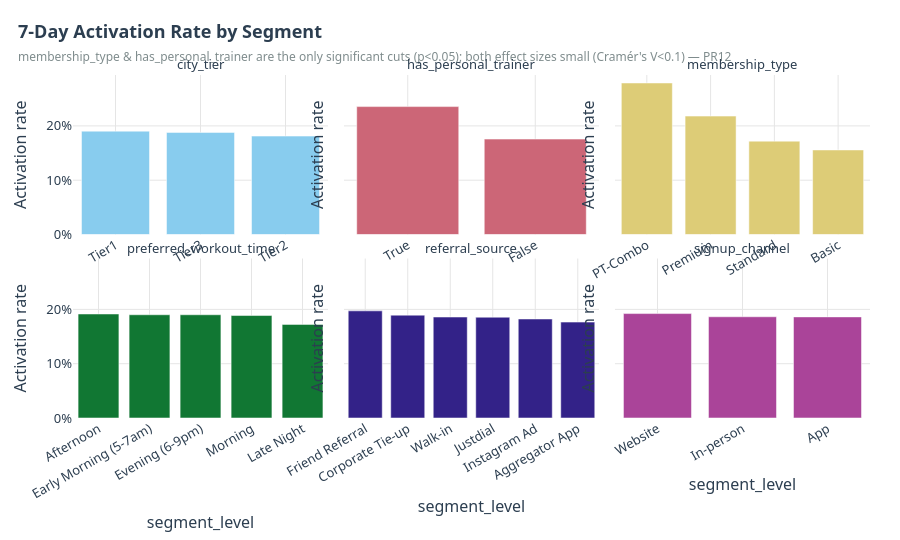

This figure's notebook cell:
### Code cell
# ── 13.4 Activation rate by segment — faceted interactive bar (PR12 root-cause segments) ──
segments = pd.read_csv(PROCESSED_DIR / "activation_segment_comparison.csv")
segments = segments.sort_values(["segment_col", "activation_rate"], ascending=[True, False])

fig = px.bar(
    segments, x="segment_level", y="activation_rate", color="segment_col",
    facet_col="segment_col", facet_col_wrap=3,
    category_orders={"segment_col": sorted(segments["segment_col"].unique())},
    color_discrete_sequence=px.colors.qualitative.Safe,
    hover_data={"members": ":,", "cramers_v": ":.3f", "p_value": ":.3f",
                "activation_rate": ":.1%", "segment_col": False},
)
fig.update_xaxes(matches=None, showticklabels=True, tickangle=-30)
fig.update_yaxes(tickformat=".0%", title="Activation rate")
fig.for_each_annotation(lambda a: a.update(text=a.text.split("=")[-1]))
apply_streakforge_theme(
    fig, "7-Day Activation Rate by Segment",
    "membership_type & has_personal_trainer are the only significant cuts (p<0.05); both effect sizes small (Cramér's V<0.1) — PR12",
    height=540,
)
fig.update_layout(showlegend=False)
fig.show()
save_interactive(fig, "pr13_activation_by_segment_interactive")

### Figure 1 — Plotly figure (JSON) as saved in the notebook; plotly's stock layout.template omitted (floating-point values rounded to 4 significant figures)
{"data": [{"customdata": [[10507, 0.0103, 0.4086, "city_tier"], [1660, 0.0103, 0.4086, "city_tier"], [4789, 0.0103, 0.4086, "city_tier"]], "hovertemplate": "segment_level=%{x}<br>activation_rate=%{y:.1%}<br>members=%{customdata[0]:,}<br>cramers_v=%{customdata[1]:.3f}<br>p_value=%{customdata[2]:.3f}<extra></extra>", "legendgroup": "city_tier", "marker": {"color": "rgb(136, 204, 238)", "pattern": {"shape": ""}}, "name": "city_tier", "orientation": "v", "showlegend": true, "textposition": "auto", "type": "bar", "x": ["Tier1", "Tier3", "Tier2"], "xaxis": "x4", "y": [0.1903, 0.188, 0.1812], "yaxis": "y4"}, {"customdata": [[3359, 0.0609, 0, "has_personal_trainer"], [13597, 0.0609, 0, "has_personal_trainer"]], "hovertemplate": "segment_level=%{x}<br>activation_rate=%{y:.1%}<br>members=%{customdata[0]:,}<br>cramers_v=%{customdata[1]:.3f}<br>p_value=%{customdata[2]:.3f}<extra></extra>", "legendgroup": "has_personal_trainer", "marker": {"color": "rgb(204, 102, 119)", "pattern": {"shape": ""}}, "name": "has_personal_trainer", "orientation": "v", "showlegend": true, "textposition": "auto", "type": "bar", "x": ["True", "False"], "xaxis": "x5", "y": [0.2355, 0.1757], "yaxis": "y5"}, {"customdata": [[1670, 0.0988, 0, "membership_type"], [4051, 0.0988, 0, "membership_type"], [5050, 0.0988, 0, "membership_type"], [6185, 0.0988, 0, "membership_type"]], "hovertemplate": "segment_level=%{x}<br>activation_rate=%{y:.1%}<br>members=%{customdata[0]:,}<br>cramers_v=%{customdata[1]:.3f}<br>p_value=%{customdata[2]:.3f}<extra></extra>", "legendgroup": "membership_type", "marker": {"color": "rgb(221, 204, 119)", "pattern": {"shape": ""}}, "name": "membership_type", "orientation": "v", "showlegend": true, "textposition": "auto", "type": "bar", "x": ["PT-Combo", "Premium", "Standard", "Basic"], "xaxis": "x6", "y": [0.279, 0.218, 0.1719, 0.1557], "yaxis": "y6"}, {"customdata": [[1619, 0.0156, 0.3881, "preferred_workout_time"], [3067, 0.0156, 0.3881, "preferred_workout_time"], [7054, 0.0156, 0.3881, "preferred_workout_time"], [2873, 0.0156, 0.3881, "preferred_workout_time"], [2343, 0.0156, 0.3881, "preferred_workout_time"]], "hovertemplate": "segment_level=%{x}<br>activation_rate=%{y:.1%}<br>members=%{customdata[0]:,}<br>cramers_v=%{customdata[1]:.3f}<br>p_value=%{customdata[2]:.3f}<extra></extra>", "legendgroup": "preferred_workout_time", "marker": {"color": "rgb(17, 119, 51)", "pattern": {"shape": ""}}, "name": "preferred_workout_time", "orientation": "v", "showlegend": true, "textposition": "auto", "type": "bar", "x": ["Afternoon", "Early Morning (5-7am)", "Evening (6-9pm)", "Morning", "Late Night"], "xaxis": "x", "y": [0.1915, 0.1901, 0.1901, 0.1887, 0.1724], "yaxis": "y"}, {"customdata": [[4085, 0.0159, 0.5079, "referral_source"], [1711, 0.0159, 0.5079, "referral_source"], [4750, 0.0159, 0.5079, "referral_source"], [1503, 0.0159, 0.5079, "referral_source"], [3752, 0.0159, 0.5079, "referral_source"], [1155, 0.0159, 0.5079, "referral_source"]], "hovertemplate": "segment_level=%{x}<br>activation_rate=%{y:.1%}<br>members=%{customdata[0]:,}<br>cramers_v=%{customdata[1]:.3f}<br>p_value=%{customdata[2]:.3f}<extra></extra>", "legendgroup": "referral_source", "marker": {"color": "rgb(51, 34, 136)", "pattern": {"shape": ""}}, "name": "referral_source", "orientation": "v", "showlegend": true, "textposition": "auto", "type": "bar", "x": ["Friend Referral", "Corporate Tie-up", "Walk-in", "Justdial", "Instagram Ad", "Aggregator App"], "xaxis": "x2", "y": [0.1973, 0.1894, 0.1859, 0.1856, 0.1823, 0.1766], "yaxis": "y2"}, {"customdata": [[3495, 0.0062, 0.7236, "signup_channel"], [6003, 0.0062, 0.7236, "signup_channel"], [7458, 0.0062, 0.7236, "signup_channel"]], "hovertemplate": "segment_level=%{x}<br>activation_rate=%{y:.1%}<br>members=%{customdata[0]:,}<br>cramers_v=%{customdata[1]:.3f}<br>p_value=%{customdata[2]:.3f}<extra></extra>", "legendgroup": "signup_channel", "marker": {"color": "rgb(170, 68, 153)", "pattern": {"shape": ""}}, "name": "signup_channel", "orientation": "v", "showlegend": true, "textposition": "auto", "type": "bar", "x": ["Website", "In-person", "App"], "xaxis": "x3", "y": [0.1923, 0.1864, 0.1862], "yaxis": "y3"}], "layout": {"annotations": [{"font": {}, "showarrow": false, "text": "preferred_workout_time", "x": 0.16, "xanchor": "center", "xref": "paper", "y": 0.465, "yanchor": "bottom", "yref": "paper"}, {"font": {}, "showarrow": false, "text": "referral_source", "x": 0.5, "xanchor": "center", "xref": "paper", "y": 0.465, "yanchor": "bottom", "yref": "paper"}, {"font": {}, "showarrow": false, "text": "signup_channel", "x": 0.84, "xanchor": "center", "xref": "paper", "y": 0.465, "yanchor": "bottom", "yref": "paper"}, {"font": {}, "showarrow": false, "text": "city_tier", "x": 0.16, "xanchor": "center", "xref": "paper", "y": 1.0, "yanchor": "bottom", "yref": "paper"}, {"font": {}, "showarrow": false, "text": "has_personal_trainer", "x": 0.5, "xanchor": "center", "xref": "paper", "y": 1.0, "yanchor": "bottom", "yref": "paper"}, {"font": {}, "showarrow": false, "text": "membership_type", "x": 0.84, "xanchor": "center", "xref": "paper", "y": 1.0, "yanchor": "bottom", "yref": "paper"}], "barmode": "relative", "font": {"color": "#2C3E50", "family": "Segoe UI, Arial", "size": 13}, "height": 540, "hoverlabel": {"bgcolor": "white", "font": {"size": 12}}, "legend": {"orientation": "h", "title": {"text": "segment_col"}, "tracegroupgap": 0, "x": 1, "xanchor": "right", "y": 1.02, "yanchor": "bottom"}, "margin": {"b": 50, "l": 60, "r": 30, "t": 75}, "plot_bgcolor": "#FFFFFF", "showlegend": false, "title": {"text": "<b>7-Day Activation Rate by Segment</b><br><span style='font-size:12px;color:#7F8C8D'>membership_type & has_personal_trainer are the only significant cuts (p<0.05); both effect sizes small (Cramér's V<0.1) — PR12</span>", "x": 0.02, "xanchor": "left"}, "xaxis": {"anchor": "y", "domain": [0, 0.32], "gridcolor": "#E5E5E5", "showgrid": true, "showticklabels": true, "tickangle": -30, "title": {"text": "segment_level"}, "zeroline": false}, "xaxis2": {"anchor": "y2", "domain": [0.34, 0.66], "gridcolor": "#E5E5E5", "showgrid": true, "showticklabels": true, "tickangle": -30, "title": {"text": "segment_level"}, "zeroline": false}, "xaxis3": {"anchor": "y3", "domain": [0.68, 1.0], "gridcolor": "#E5E5E5", "showgrid": true, "showticklabels": true, "tickangle": -30, "title": {"text": "segment_level"}, "zeroline": false}, "xaxis4": {"anchor": "y4", "domain": [0, 0.32], "gridcolor": "#E5E5E5", "showgrid": true, "showticklabels": true, "tickangle": -30, "zeroline": false}, "xaxis5": {"anchor": "y5", "domain": [0.34, 0.66], "gridcolor": "#E5E5E5", "showgrid": true, "showticklabels": true, "tickangle": -30, "zeroline": false}, "xaxis6": {"anchor": "y6", "domain": [0.68, 1.0], "gridcolor": "#E5E5E5", "showgrid": true, "showticklabels": true, "tickangle": -30, "zeroline": false}, "yaxis": {"anchor": "x", "domain": [0, 0.465], "gridcolor": "#E5E5E5", "showgrid": true, "tickformat": ".0%", "title": {"text": "Activation rate"}, "zeroline": false}, "yaxis2": {"anchor": "x2", "domain": [0, 0.465], "gridcolor": "#E5E5E5", "matches": "y", "showgrid": true, "showticklabels": false, "tickformat": ".0%", "title": {"text": "Activation rate"}, "zeroline": false}, "yaxis3": {"anchor": "x3", "domain": [0, 0.465], "gridcolor": "#E5E5E5", "matches": "y", "showgrid": true, "showticklabels": false, "tickformat": ".0%", "title": {"text": "Activation rate"}, "zeroline": false}, "yaxis4": {"anchor": "x4", "domain": [0.535, 1.0], "gridcolor": "#E5E5E5", "matches": "y", "showgrid": true, "tickformat": ".0%", "title": {"text": "Activation rate"}, "zeroline": false}, "yaxis5": {"anchor": "x5", "domain": [0.535, 1.0], "gridcolor": "#E5E5E5", "matches": "y", "showgrid": true, "showticklabels": false, "tickformat": ".0%", "title": {"text": "Activation rate"}, "zeroline": false}, "yaxis6": {"anchor": "x6", "domain": [0.535, 1.0], "gridcolor": "#E5E5E5", "matches": "y", "showgrid": true, "showticklabels": false, "tickformat": ".0%", "title": {"text": "Activation rate"}, "zeroline": false}}}
